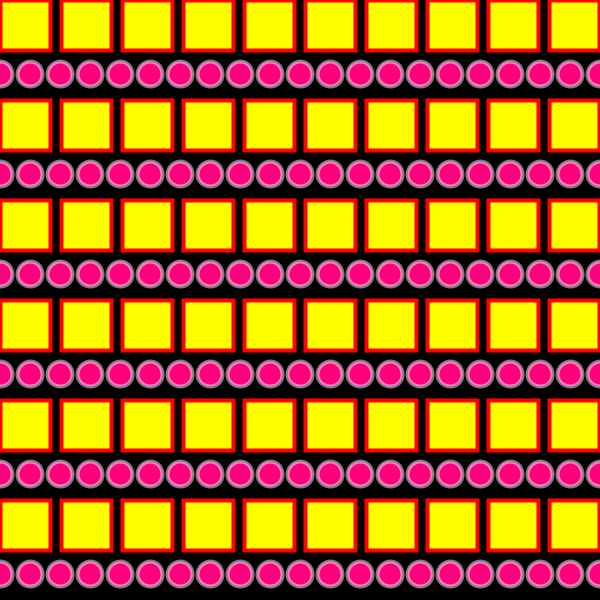
Frame 1 (no input)
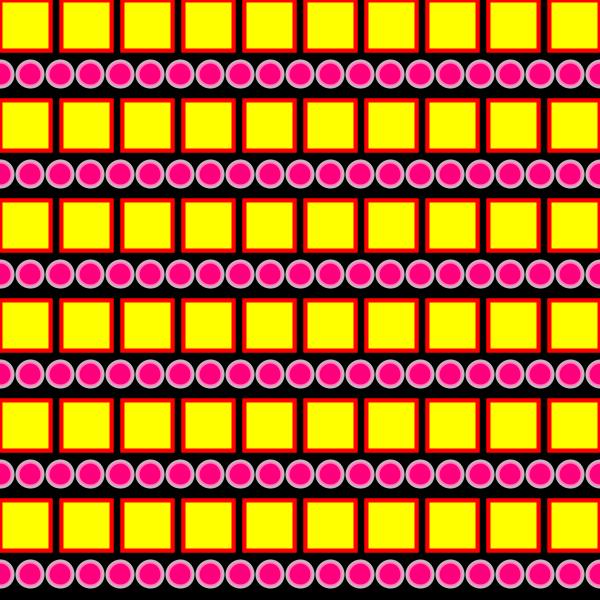
Frame 2 (the mouse pressed at the canvas centre, redrawn once)

The Processing sketch that drew these frames (run headless with seeded random() and noise(); the mouse was pressed at the canvas centre and the sketch redrawn once):

// Processing sketch: processing_161476
// ── processing_161476.pde

// by Lucille Dobler

void setup(){
  size(600,600);
  background(0);
  noLoop();
}

void draw(){
  
  stroke(255,0,0);
  strokeWeight(4);
  fill(255,255,0);
  for (int i = 0; i <width; i=i+1){
    for (int a = 0; a<width; a=a+100){
  rect(i*61,a,50,50);
  }
 }
  
  fill(255,0,125);
  stroke(255,125);
  
  for (int j = 0; j<width; j=j+1){
    for (int b= 74; b<width; b=b+100){
    ellipse(j*30,b,25,25);
   
}
  }
  
 
}
